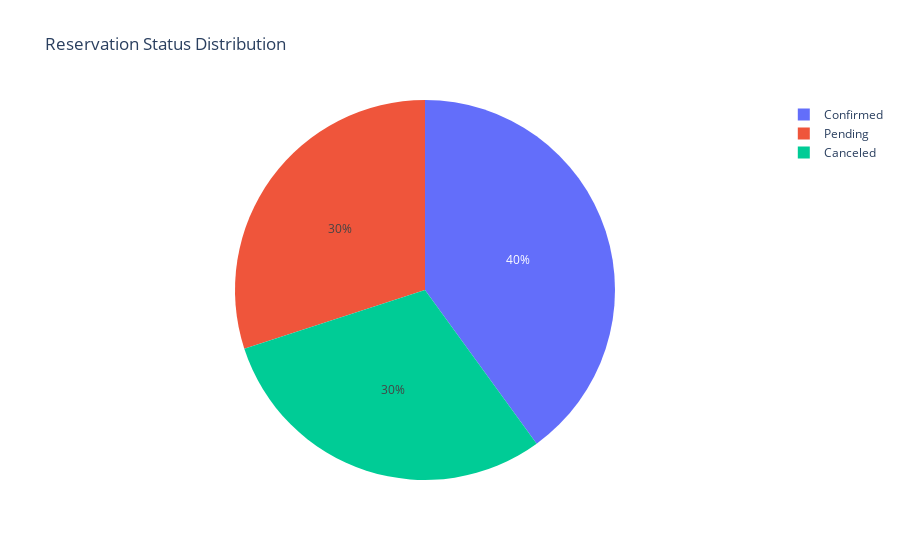

The cell this chart's notebook holds for it:
### Code cell
import plotly.express as px

reservation_status_count = reservations_df['reservation_status'].value_counts().reset_index()
reservation_status_count.columns = ['Reservation Status', 'Count']

fig = px.pie(reservation_status_count, values='Count', names='Reservation Status', title='Reservation Status Distribution')
fig.show()

pio.write_html(fig, 'reservation_status_distribution.html')

### Figure 1 — Plotly figure (JSON) as saved in the notebook; plotly's stock layout.template omitted (floating-point values rounded to 4 significant figures)
{"data": [{"domain": {"x": [0, 1], "y": [0, 1]}, "hovertemplate": "Reservation Status=%{label}<br>Count=%{value}<extra></extra>", "labels": ["Confirmed", "Pending", "Canceled"], "legendgroup": "", "name": "", "showlegend": true, "type": "pie", "values": [4, 3, 3]}], "layout": {"legend": {"tracegroupgap": 0}, "title": {"text": "Reservation Status Distribution"}}}
